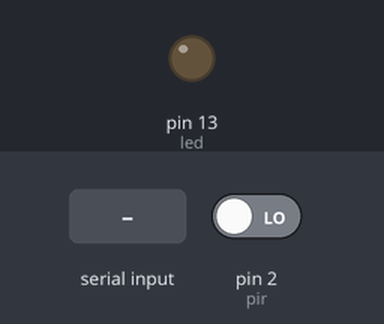
The sketch below on a simulated Arduino Uno, built with avr-gcc and run on an emulated ATmega328P. Parts: output pins drawn as LEDs (lit = HIGH). Inputs (shaded band) come from the test bench; at power-on: pin 2 (pir) LOW. The audio player accepts every command and is not drawn; what the sketch prints to the serial monitor is not drawn.

Above: at 3.2 s.
3.3 s: "1" received over the second serial link
4.8 s: pin 2 (pir) driven HIGH
At 5.9 s:
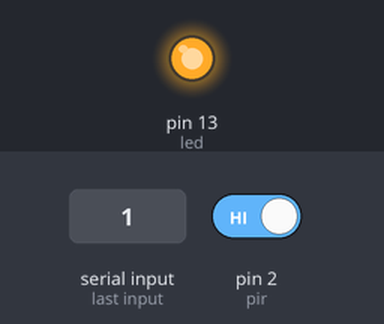
6.3 s: "0" received over the second serial link
At 7.0 s:
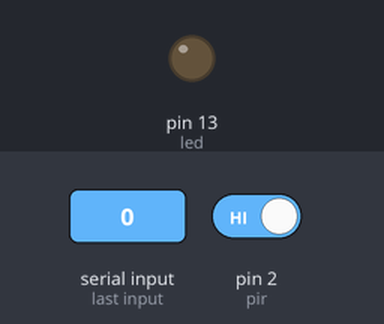
Timing chart, 0 to 9.3 s (numbered marks = the images above; inputs shaded):
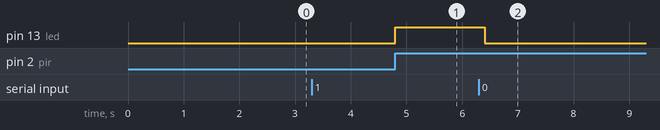

The sketch:

recycle.ino
```cpp
#include <SoftwareSerial.h>
#include <talkie.h>

Talkie voice;

const uint8_t sp1[] PROGMEM = {0x00, 0x08, 0xd8, 0xa9, 0x3c, 0x00, 0x2b, 0xb5, 0x27, 0x60, 0x58, 0xd7, 0xc3, 0x23, 0x13, 0xea, 0x66, 0x4e, 0x8e, 0x04, 0x7c, 0x99, 0x85, 0xd9, 0x59, 0x2a, 0x88, 0xa7, 0x12, 0x22, 0xb6, 0x69, 0xa0, 0x9e, 0x88, 0xb3, 0xb4, 0xa0, 0x81, 0xf6, 0xe2, 0x0d, 0xca, 0x82, 0x0a, 0xe2, 0x87, 0x2c, 0x2a, 0x76, 0x0a, 0xa8, 0x5f, 0x58, 0xa2, 0xd4, 0x29, 0xa0, 0x7f, 0x79, 0x98, 0x94, 0xc3, 0x21, 0x71, 0xee, 0x65, 0xf2, 0x0e, 0x83, 0xc2, 0x89, 0xa7, 0x3a, 0x3b, 0x0c, 0x4e, 0xcb, 0x96, 0xea, 0x6c, 0xb1, 0xa0, 0xac, 0x78, 0xa9, 0x3b, 0xc1, 0x83, 0xd7, 0x12, 0x2a, 0x52, 0x0a, 0x0d, 0xec, 0x88, 0x8d, 0xa7, 0x5b, 0x0c, 0xb0, 0x4d, 0x36, 0x91, 0x7e, 0xf1, 0xc0, 0x14, 0xfb, 0x44, 0xf2, 0x22, 0x81, 0x7c, 0xe6, 0x9d, 0x51, 0x8d, 0x02, 0xf6, 0x27, 0x99, 0x84, 0x36, 0x1a, 0xb8, 0x1f, 0x68, 0x1c, 0xc6, 0x19, 0x60, 0x7f, 0x70, 0x9a, 0xa8, 0x66, 0x03, 0x75, 0xe9, 0x9d, 0x71, 0x86, 0x03, 0xd8, 0x94, 0x57, 0xd4, 0x49, 0x2e, 0x60, 0x93, 0xee, 0xd5, 0xd4, 0x38, 0x00, 0x77, 0x46, 0x46, 0x9c, 0x61, 0x72, 0xb2, 0x21, 0xe1, 0x71, 0x8f, 0x4b, 0xed, 0x0b, 0x57, 0xda, 0x3d, 0x2e, 0x8b, 0x2b, 0x92, 0x29, 0x75, 0xb9, 0x2c, 0x8d, 0x51, 0xb4, 0xd8, 0xe5, 0xb0, 0x30, 0x8e, 0x95, 0x54, 0x97, 0xcd, 0xd4, 0x24, 0x44, 0x48, 0x69, 0x16, 0xd6, 0xed, 0x90, 0x49, 0x25, 0x18, 0xc4, 0x95, 0x50, 0x9a, 0x65, 0xa4, 0xeb, 0xd8, 0xaa, 0xee, 0x22, 0x01, 0x00, 0x00, 0xe0, 0xff};

SoftwareSerial BTSerial(6, 7);
// PIR 센서 핀
int pir = 2;
int led = 13;
int pirState = LOW;  // PIR 상태 저장 변수
int val = 0;  // PIR 센서에서 읽어온 값
bool sensorActive = false;  // 센서 활성화 상태 플래그

void setup() {
  // 시리얼 통신 (블루투스) 시작
  Serial.begin(9600);
  BTSerial.begin(9600);

  pinMode(pir, INPUT);  // PIR 센서 핀을 입력 모드로 설정
  pinMode(led, OUTPUT);
  Serial.println("PIR 센서 시스템 준비됨. 명령을 기다리는 중...");

  delay(2000);
}

void loop() {
  // 블루투스를 통해 명령을 받음
  if (BTSerial.available() > 0) {
    char btData = BTSerial.read();

    // '1'을 받으면 센서를 활성화
    if (btData == '1') {
      sensorActive = true;
      Serial.println("PIR 센서 활성화됨");
      BTSerial.println("PIR 센서 활성화됨");
    }

    // '0'을 받으면 센서를 비활성화
    if (btData == '0') {
      sensorActive = false;
      digitalWrite(led, LOW);
      Serial.println("PIR 센서 비활성화됨");
      BTSerial.println("PIR 센서 비활성화됨");
    }
  }

  // 센서가 활성화된 경우에만 PIR 센서 값을 확인
  if (sensorActive) {
    val = digitalRead(pir);


    if (val == HIGH) {  // 움직임이 감지된 경우
      if (pirState == LOW) {
        digitalWrite(led, HIGH);
        BTSerial.println("1");
        Serial.println("1");  // 블루투스를 통해 알림 전송
        pirState = HIGH;
        voice.say(sp1);
      }
      delay(500);
    } else {
      if (pirState == HIGH) {
        digitalWrite(led, LOW);
        BTSerial.println("재활용 실패!");
        Serial.println("재활용 실패!");  // 움직임이 없을 때 알림 전송
        pirState = LOW;
      }
    }
  }

}
```

Measured:
- after the input at 3.3 s, every drawn part: stays the same
- after the input at 4.8 s, pin 13 (led): LOW → HIGH at once
- after the input at 6.3 s, pin 13 (led): HIGH → LOW after 0.10 s
